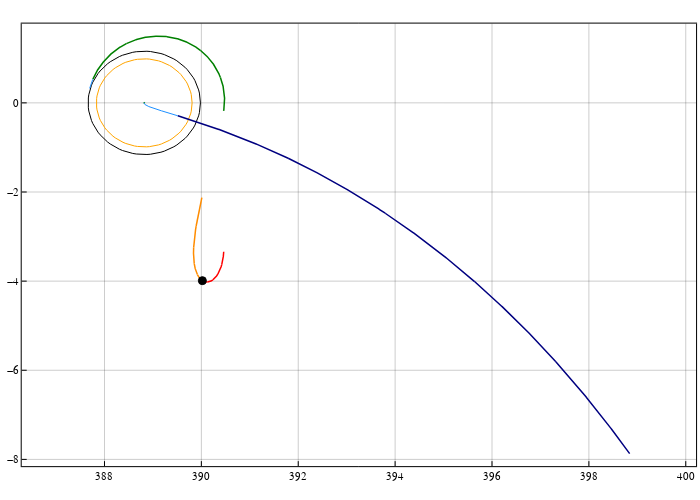

Notebook code cell kept with this figure:
### Code cell
arcs_color = Dict(
    "leo_arc" => :navy, 
    "mid_bck_arc" => :red1, 
    "mid_fwd_arc" => :darkorange, 
    "lpo_arc" => :green
)

pcart = plot(
    size=(700,500), frame_style=:box, aspect_ratio=:equal, grid=0.4, legend=false
)
plot!(pcart, earth[1,:], earth[2,:], c=:green, lw=1.0, label="earth")
plot!(pcart, moon[1,:], moon[2,:], c=:orange, lw=1.0, label="moon")
plot!(pcart, moon_soi_outer[1,:], moon_soi_outer[2,:], c=:black, lw=1.0, label="moon_soi_outer")

# ballistic legs
for sol_ballistic in sols_ballistic
    plot!(pcart, hcat(sol_ballistic.u...)[1,:], hcat(sol_ballistic.u...)[2,:], c=:dodgerblue, label=false)
end

# trajectory
for i = 1:length(sol_param_list)
    sol, _, name = sol_param_list[i]
    #if name == "mid_bck_arc" || name == "mid_fwd_arc" || name == "lpo_arc"
    plot!(pcart, SailorMoon.Array(sol)[1,:], SailorMoon.Array(sol)[2,:], 
        linewidth=1.5, label="$name", c=arcs_color[name])
    #end
end
# control node
scatter!(pcart, [x_mid[1]], [x_mid[2]], marker=:circle, color=:black, label="MP")
pcart
